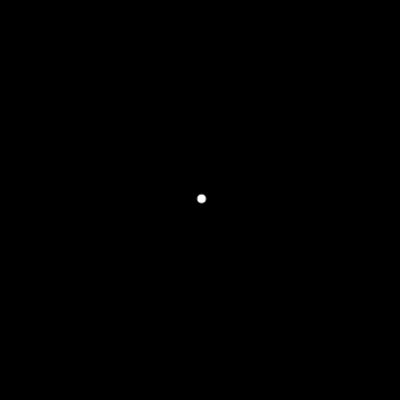
Frame 1 (no input)
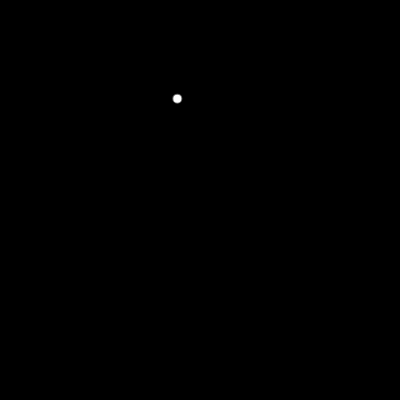
Frame 60 (no input)
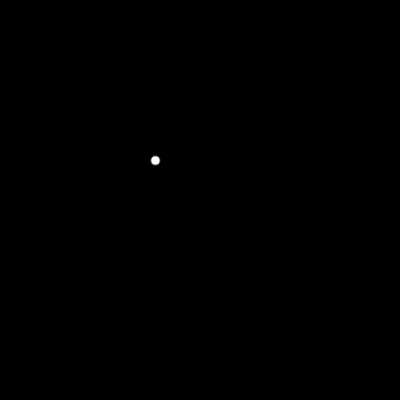
Frame 120 (the mouse pressed at the canvas centre since frame 60)

The p5.js sketch that drew these frames (run headless with seeded random() and noise() and a simulated clock; from frame 60 on, the mouse is pressed at the canvas centre):

// p5.js sketch
// ── sketch.js
let mover;


function setup() {
  createCanvas(400, 400);
  mover = new Mover(200,200);

}

function draw() {
  background(0);
  mover.update();
  mover.show();

}

// ── mover.js
class Mover {
    constructor(x,y){
        this.pos = createVector(x, y);
        this.vel = p5.Vector.random2D();
        this.vel.mult(random(3));
       
    }

    update(){

        let mouse = createVector(mouseX, mouseY);

        this.acc = p5.Vector.sub(mouse, this.pos);
        this.acc.setMag(0.1);
        

        this.vel.add(this.acc);
        this.vel.limit(2);
        
        this.pos.add(this.vel);
        
    }

    show(){
        stroke(255,100);
        strokeWeight(2);
        ellipse(this.pos.x, this.pos.y, 8);
    }
}
